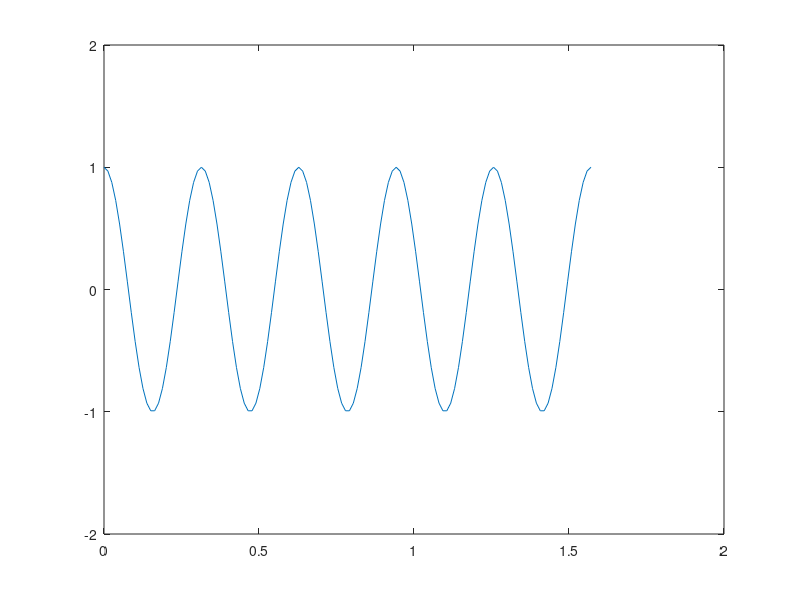

Write MATLAB code to recreate this figure. (Note: this script raises an error after producing the figure.)

A_M = 1;                                    
OMEGA = 20;                          
Ws = 500;                                 
Fs = Ws/(2*pi);                             
T = 1/Fs;                                 
t = [0:T:5*2*pi/OMEGA];                    
s_M = A_M*cos(OMEGA*t);                     

figure
plot(t, s_M);
ylim([-2 2]);

%%%%%%%%%%%%%%%%%%%%%%%%%%%%


figure                                    
specplot(s_M, Fs); 
xlim([0 400]);
ylim([0 100]);

% AM-signal

A0=1;                                      
omega0 = 100;                               
freqdev = 10;                                   
s_AM = fmmod(s_M, OMEGA, omega0, freqdev); 

figure
hold on
plot(t, s_AM);                              
plot(t, s_M, '--', 'Color', 'red'); 
hold off

figure                                      
specplot(s_AM, Fs);  
xlim([0 250]);

f = fmdemod(s_AM, OMEGA, omega0, freqdev);

figure
plot(t, f);                     

figure                                      
specplot(f, omega0); 
xlim([0 400]);
